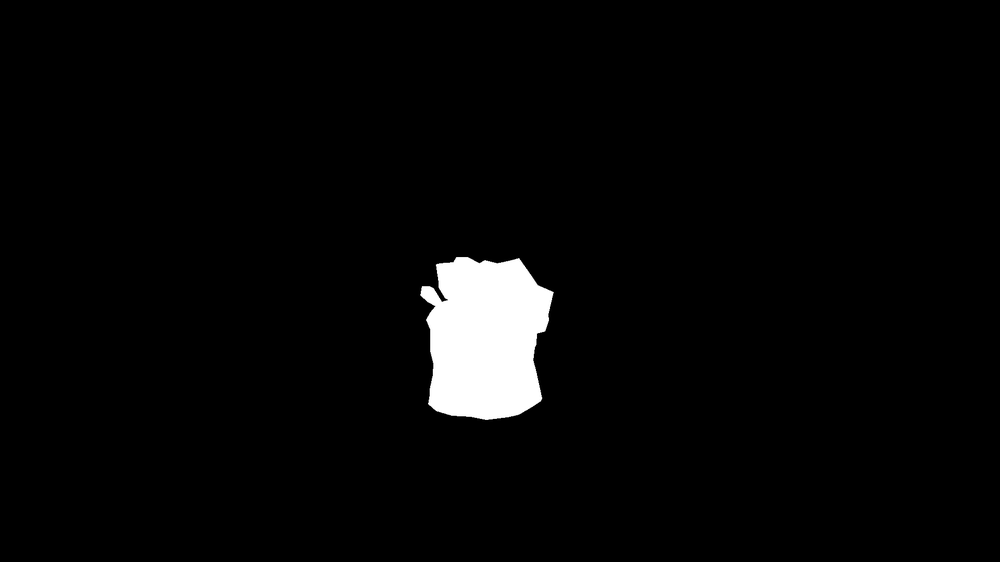
#> input picture Kinect v2 3d还原花盆绿植/花瓶3d/output/mask_2d.png, 1000 x 562 px, shrunk from 1920 x 1080 before the run
$ python step4_ecc.py
#> lines starting #> are read from the running program, lines starting #| are printed output that depends on the picture
"""Step 4 v6: ECC image alignment on RGB ROI to estimate rotation"""
import numpy as np
import cv2
import os, json

DATA = r"E:\花瓶3d"
OUT = os.path.join(DATA, "output")

# Load images and crop to ROI
mask_raw = np.fromfile(os.path.join(OUT, "mask_2d.png"), dtype=np.uint8)
mask = cv2.imdecode(mask_raw, cv2.IMREAD_GRAYSCALE)
#> mask is the input picture: shape (562, 1000); min 0, max 255, mean 7.6
kernel = cv2.getStructuringElement(cv2.MORPH_ELLIPSE, (25, 25))
mask_dilated = cv2.dilate(mask, kernel, iterations=2)
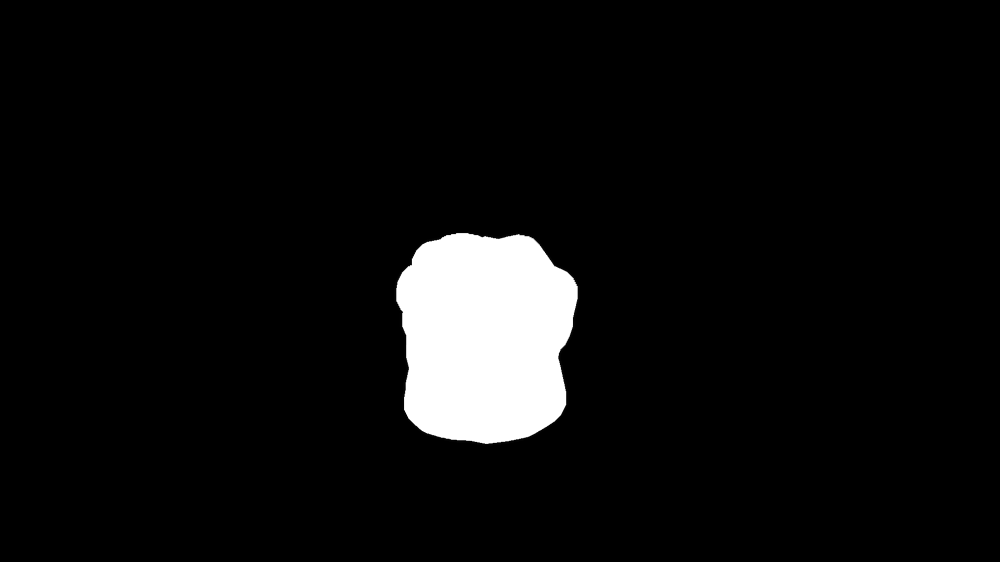
#> mask_dilated: shape (562, 1000); min 0, max 255, mean 14.3
ys, xs = np.where(mask_dilated > 0)
x1, x2 = xs.min(), xs.max()
#> x1 = 394; x2 = 579
y1, y2 = ys.min(), ys.max()
#> y1 = 231; y2 = 446
print(f"ROI: {x2-x1}x{y2-y1}")
#| ROI: 185x215

imgs_gray = []
for fidx in range(36):
    raw = np.fromfile(os.path.join(DATA, "color", f"{fidx:03d}.png"), dtype=np.uint8)
    img = cv2.imdecode(raw, cv2.IMREAD_COLOR)
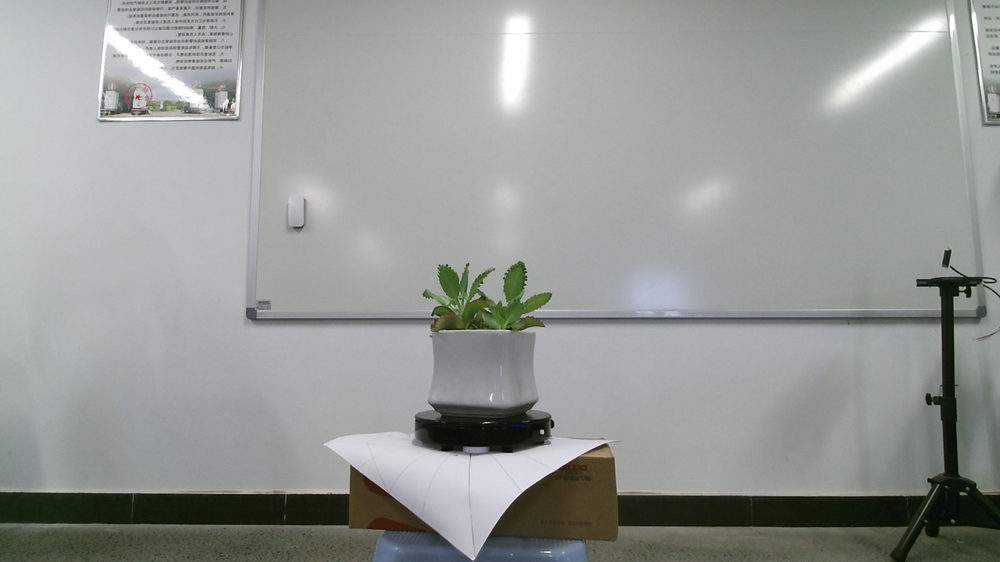
#> input picture Kinect v2 3d还原花盆绿植/花瓶3d/color/000.png, 1000 x 562 px, shrunk from 1920 x 1080 before the run
#> img is the input picture: shape (562, 1000, 3); mean B, G, R 149.7, 153.1, 149.5
    gray = cv2.cvtColor(img, cv2.COLOR_BGR2GRAY)
#> pass 3 of the loop `for fidx in range(36):`:
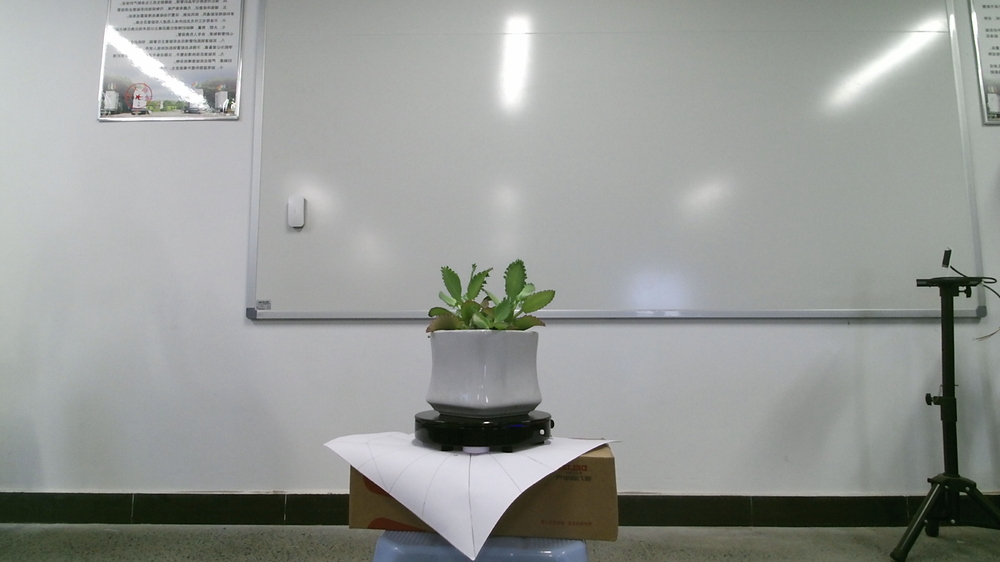
#> input picture Kinect v2 3d还原花盆绿植/花瓶3d/color/002.png, 1000 x 562 px, shrunk from 1920 x 1080 before the run
#> img is the input picture: shape (562, 1000, 3); mean B, G, R 150.6, 153.7, 150.6
#> `gray = cv2.cvtColor(img, cv2.COLOR_BGR2GRAY)`:
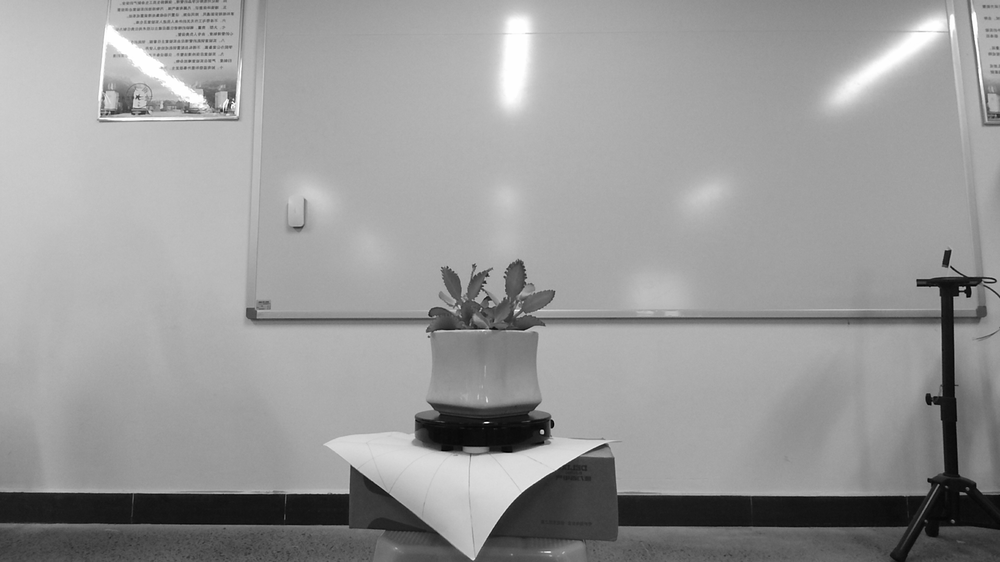
#> gray: shape (562, 1000); min 0, max 255, mean 152.5
#> (the run stopped early here; a loop or call above may not have finished)
